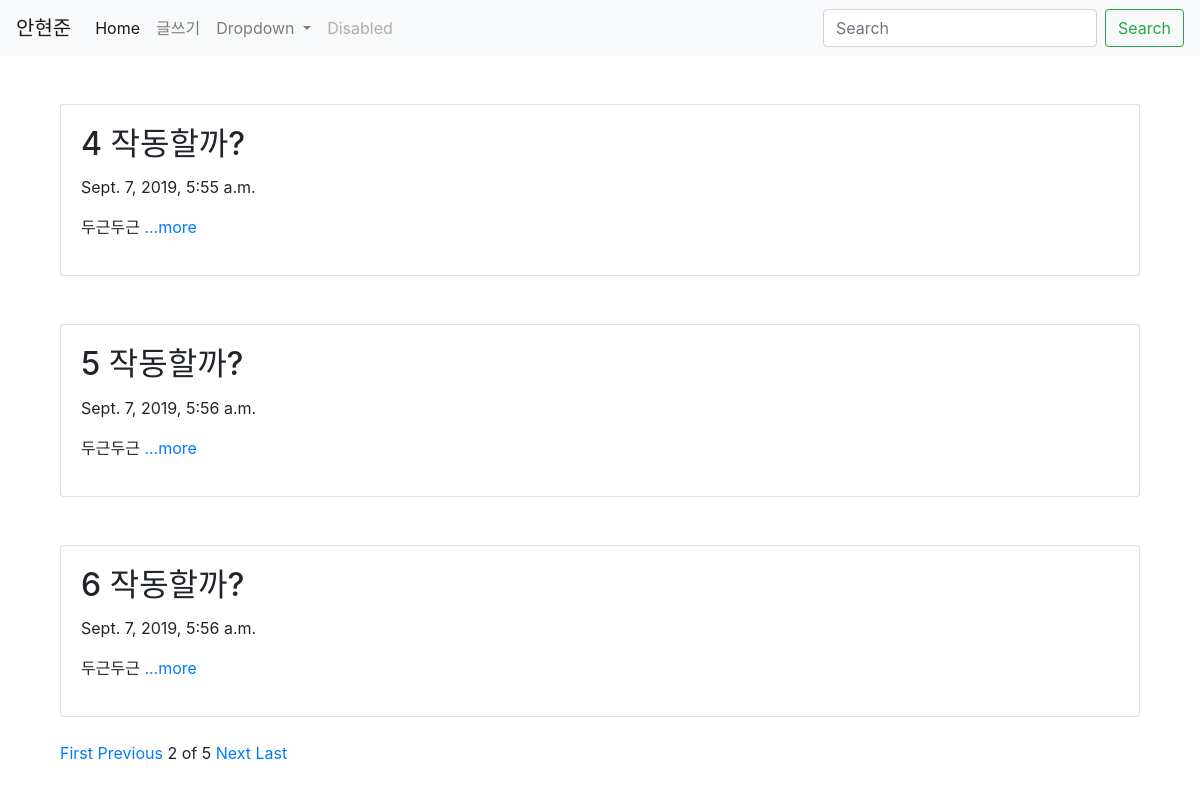
Screenshot of /?page=2 with the database file from the repository.
### blog/models.py (models this page shows, shortened)
class Blog(models.Model):
    title = models.CharField(max_length=200)
    pub_date = models.DateTimeField('date published')
    body = models.TextField()
    def summary(self):
         return self.body[:100]

### blog/views.py (the view)
# urls.py: path('', blog.views.home, name = 'home'),
def home(request):
    blogs = Blog.objects
    blog_list = Blog.objects.all()
    paginator = Paginator(blog_list, 3)
    page = request.GET.get('page')
    posts = paginator.get_page(page)
    return render(request, 'blog/home.html', {'blogs':blogs, 'posts':posts})

### blog/templates/blog/home.html
{% extends 'base.html' %}
{% block content %}
<br>
    {% for blog in posts %}
    <body>
        <br>
        <div class="container">
            <div class="card">
                <div class="card-body">
                    <h2 class="card-title">{{blog.title}}</h2>
                    <p>{{blog.pub_date}}</p>
                    <p>{{blog.summary}} <a href="{% url 'detail' blog.id %}">...more</a></p>
                </div>
            </div>
        </div>
        <br>
    </body>
    {% endfor %}
    <div class="container">
        {% if posts.has_previous %}
        <a href="?page=1">First</a>
        <a href="?page={{posts.previous_page_number}}">Previous</a>
        {% endif %}
        <span>{{posts.number}}</span>
        <span>of</span>
        <span>{{posts.paginator.num_pages}}</span>
        {% if posts.has_next %}
          <a href="?page={{posts.next_page_number}}">Next</a>
          <a href="?page={{posts.paginator.num_pages}}">Last</a>
        {% endif %}
    </div>
{% endblock %}

### rows the page displays
Blog: title "4 작동할까?", pub_date "Sept. 7, 2019, 5:55 a.m.", summary "두근두근"
Blog: title "5 작동할까?", pub_date "Sept. 7, 2019, 5:56 a.m.", summary "두근두근"
Blog: title "6 작동할까?", pub_date "Sept. 7, 2019, 5:56 a.m.", summary "두근두근"

### other values shown
{{ posts.number }} "2"
{{ posts.paginator.num_pages }} "5"
